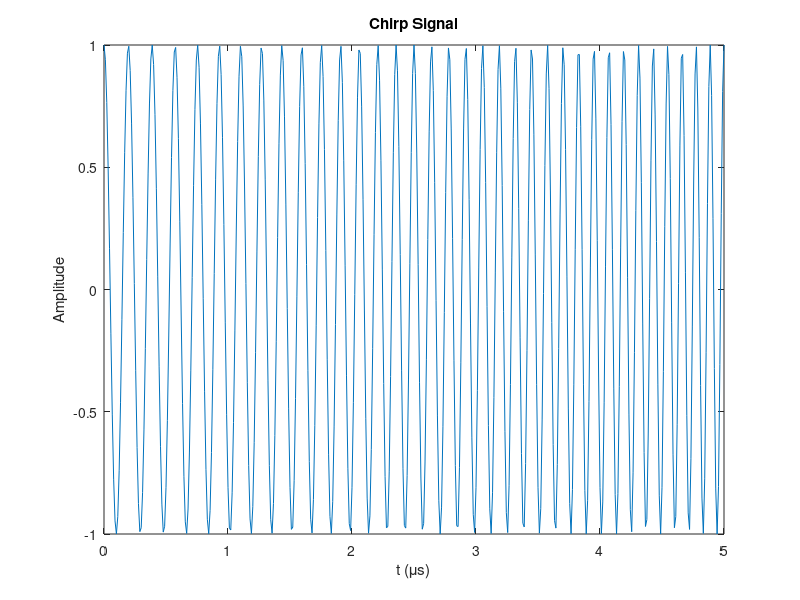
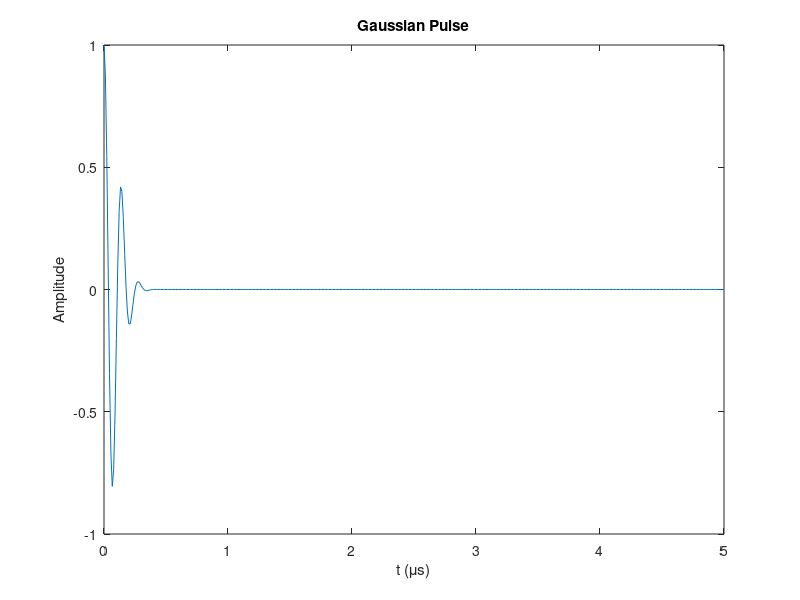
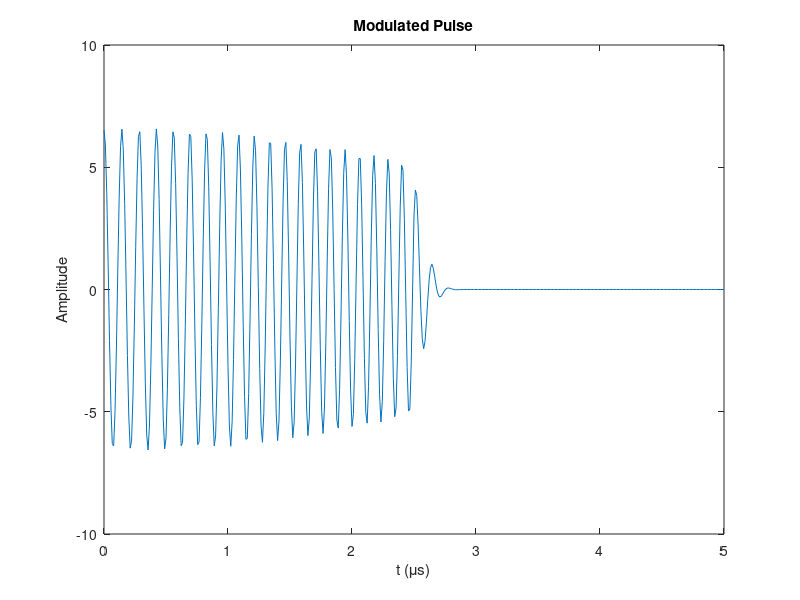
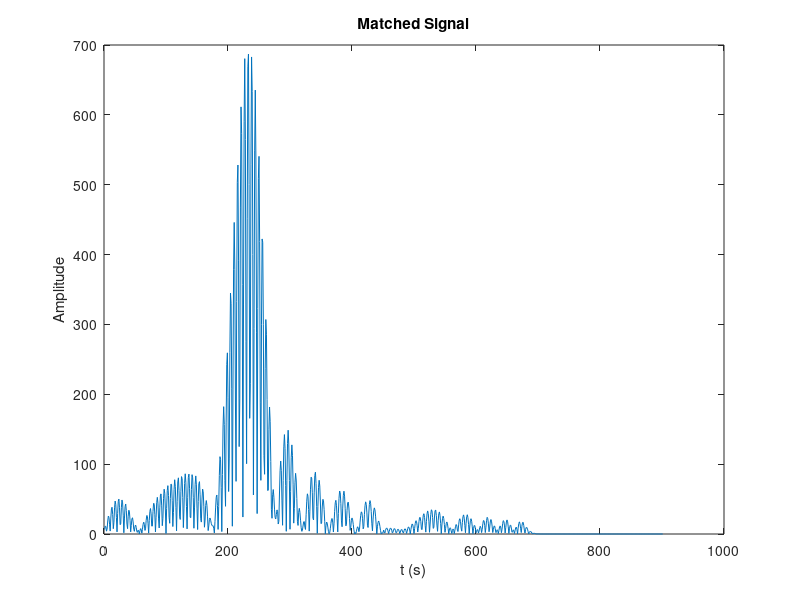

These charts were generated, in order, by the following MATLAB code:
t0 = 0; 
t1 = 5*10^-6;
f0 = 5*10^6; 
f1 = 9*10^6;
fs = f1 * 10;
t = t0:1/fs:t1; 
x = chirp(t,f0,t1,f1);
figure(1)
plot(t*10^6,x)
xlabel('t (\mus)')
ylabel('Amplitude')
title('Chirp Signal')
%plot((1:length(x))*(fs/length(x))*10^-6,abs(fft(x)))
%%
gPuls = gauspuls(t,7*10^6,.5);
figure(2)
plot(t*10^6,gPuls)
xlabel('t (\mus)')
ylabel('Amplitude')
title('Gaussian Pulse')
%%
convedSig = conv(x,gPuls,'same');
figure(3)
plot(t*10^6,convedSig)
xlabel('t (\mus)')
ylabel('Amplitude')
title('Modulated Pulse')
%%
matchedSig = abs(xcorr(convedSig,x));
figure(4)
plot(matchedSig)
xlabel('t (s)')
ylabel('Amplitude')
title('Matched Signal')